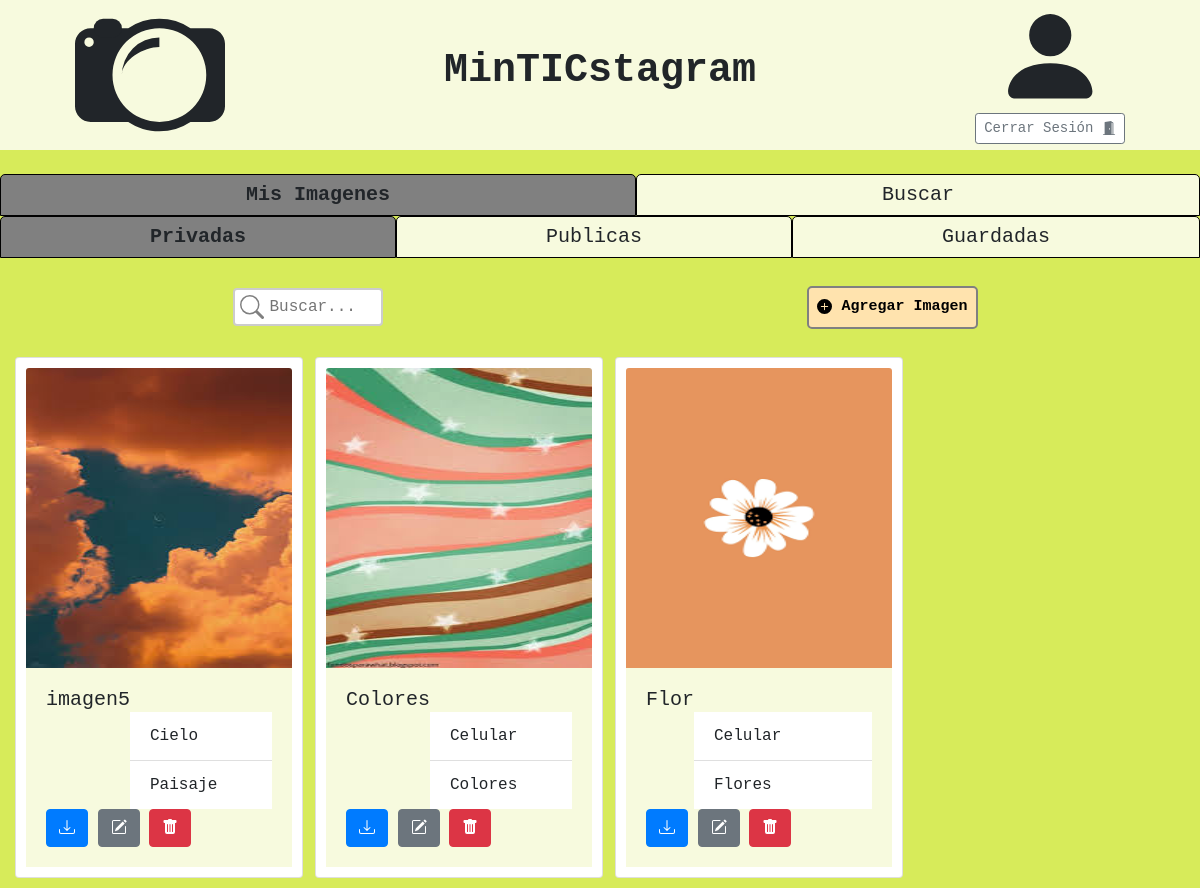
Page /principal/ (signed in) on the earlier database version.
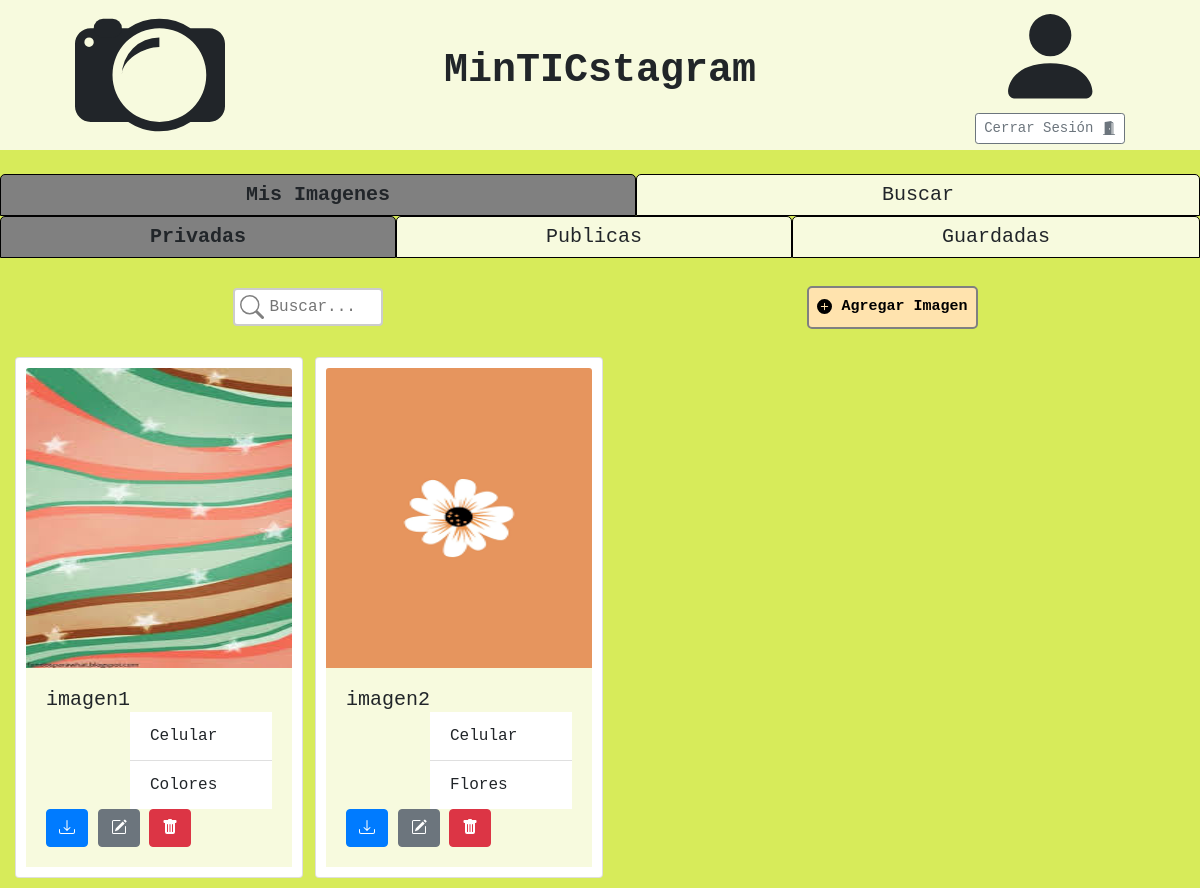
Same page on the later database version.
### tables this page shows
CREATE TABLE Imagenes (
    id INTEGER PRIMARY KEY AUTOINCREMENT,
    id_usuario REFERENCES Usuarios(id),
    nombre_imagen TEXT,
    ruta TEXT,
    privada BOOLEAN
);

CREATE TABLE Etiquetas (
    id INTEGER PRIMARY KEY AUTOINCREMENT,
    nombre_etiqueta TEXT UNIQUE
);

### controlador.py (the view)
@app.route("/principal/")
@login_required
def principal():
    img_privadas = get_imagenes(1, 1)
    img_publicas = get_imagenes(1, 0)
    img_guardadas = get_guardadas(1)
    username = request.cookies.get('usuario')
    return render_template("principal.html",  galeria1=img_privadas, galeria2=img_publicas, galeria3=img_guardadas)

### controlador.py (called while the page is built)
def login_required(view):
    @wraps(view)
    def wrapped_view(*arg, **kwargs):
        if g.user is None:
            return redirect(url_for( 'ingreso' ))
        return view(*arg, **kwargs)
    return wrapped_view

@app.before_request
def load_logged_in_user():
    user_id = session.get('user_id')
    if user_id is None:
        g.user = None
    else:
        g.user = get_usuario_byID(user_id)

### db.py (called while the page is built)
def conectar():
    try:
        if 'db' not in g:
            g.db = sqlite3.connect('MinTICstagram.db')
        return g.db
    except Error as e:
        print(e)

def desconectar():
    try:
        db = g.pop('db', None)
        if db is not None:
            db.close()
    except Error as e:
        print(e)

def get_usuario_byID(id_):
    query = """SELECT id, nombre_usuario, correo, contraseña
               FROM Usuarios
               WHERE id=?;"""
    values = (id_,)
    keys = ['id', 'nombre', 'correo', 'contraseña']
    try:
        con = conectar()
        cursor = con.cursor()
        cursor.execute(query, values)
        res = cursor.fetchone()
        desconectar()
        return None if res is None else {k:v for k,v in zip(keys, res)}
    except Error as e:
        print(e)

def get_imagenes(usrId, privada):
    query = """SELECT id, nombre_imagen, ruta
               FROM Imagenes
               WHERE id_usuario=? AND privada=?;"""
    values = (usrId, 1 if privada else 0)
    try:
        con = conectar()
        cursor = con.cursor()
        cursor.execute(query, values)
        imagenes = cursor.fetchall()
        desconectar()
        keys = ['id', 'nombre', 'ruta']
        imagenes = [{k:v for k,v in zip(keys,img)} for img in imagenes]
        for img in imagenes:
            img['etiquetas'] = get_etiquetas(img['id'])
        return imagenes
    except Error as e:
        print(e)

def get_guardadas(usrId):
    query = """SELECT I.id, I.nombre_imagen, I.ruta
               FROM Imagenes AS I
               INNER JOIN MeGusta AS MG ON MG.id_imagen = I.id
               WHERE MG.id_usuario=?;"""
    values = (usrId,)
    try:
        con = conectar()
        cursor = con.cursor()
        cursor.execute(query, values)
        imagenes = cursor.fetchall()
        desconectar()
        keys = ['id', 'nombre', 'ruta']
        imagenes = [{k:v for k,v in zip(keys,img)} for img in imagenes]
        for img in imagenes:
            img['etiquetas'] = get_etiquetas(img['id'])
        return imagenes
    except Error as e:
        print(e)

### templates/principal.html (shortened to what this page needs)
<!DOCTYPE html>
<html lang="es">
<head>
    <link rel="stylesheet" href="https://cdn.jsdelivr.net/npm/bootstrap@4.5.3/dist/css/bootstrap.min.css"
>
    <link rel="stylesheet" href="{{ url_for('static', filename='estilos/principales.css') }}">
</head>
<body>
    <header>
        <div id="wrapper">
            <div id="column1">
            </div>
            <div id="column2">
                <h1 style="font-weight: bold;">MinTICstagram</h1>
            </div>
            <div id="column3">
                <div class="logo">
                    <svg height="100%" viewBox="0 0 16 16" class="bi bi-person-fill" fill="currentColor"
                        xmlns="http://www.w3.org/2000/svg">
                        <path fill-rule="evenodd"
                            d="M3 14s-1 0-1-1 1-4 6-4 6 3 6 4-1 1-1 1H3zm5-6a3 3 0 1 0 0-6 3 3 0 0 0 0 6z" />
                    </svg>
                </div>
                <div>
                    <button type="button" class="btn btn-outline-secondary btn-sm" data-toggle="modal"
                        data-target="#modalCerrarSesion">
                        Cerrar Sesión
                    </button>
                </div>
            </div>
        </div>
    </header>
    <br>
    <div class="grid-container two-cols">
        <div class="grid-item tab" id="myImgs-tab" onclick="openTab('myImgs');">
            Mis Imagenes
        </div>
        <div class="grid-item tab" id="buscar-tab" onclick="openTab('buscar');">
            Buscar
        </div>
    </div>
    <div class="tab-content" id="myImgs-content" style="display: none;">
        <div class="grid-container three-cols">
            <div class="grid-item tab-img" id="privadas-tab" onclick="obtenerSubTab('privadas');">
                Privadas
            </div>
            <div class="grid-item tab-img" id="publicas-tab" onclick="obtenerSubTab('publicas');">
                Publicas
            </div>
            <div class="grid-item tab-img" id="guardadas-tab" onclick="obtenerSubTab('guardadas');">
                Guardadas
            </div>
        </div>
        <br>
        <div class="tab-content" id="privadas-content" style="display: none;">
            <div class="container-fluid">
                <div class="container-fluid">
                    <div class="row">
                        <div class="col align-self-center center">
                            <form style="text-align: center;" action="{{ url_for('buscarPrivadas') }}" method="POST" enctype="multipart/form-data">
                                <input type="text" class="searchbar" name="search" placeholder="Buscar...">
                            </form>
                        </div>
                        <div class="col align-self-center center">
                            <button type="button" class="boton" data-toggle="modal" data-target="#nuevaImgModal">
                                <svg width="1em" height="1em" viewBox="0 0 16 16" class="bi bi-plus-circle-fill"
                                    fill="currentColor" xmlns="http://www.w3.org/2000/svg">
                                    <path fill-rule="evenodd"
                                        d="M16 8A8 8 0 1 1 0 8a8 8 0 0 1 16 0zM8.5 4.5a.5.5 0 0 0-1 0v3h-3a.5.5 0 0 0 0 1h3v3a.5.5 0 0 0 1 0v-3h3a.5.5 0 0 0 0-1h-3v-3z" />
                                </svg>
                                Agregar Imagen
                            </button>
                        </div>
                    </div>
                </div>
                <br>
                <div class="row">
                    {% for t in galeria1 %}
                    <div class="col-md-3">
                        <div class="card mx-auto" style="width: 18rem; padding: 10px; margin-bottom: 10px;">
                            <img src="{{ url_for('static', filename= t['ruta'] ) }}" class="card-img-top myImg"
                                width="300" height="300" onclick="showImgModal(event);">
                            <div class="card-body">
                                <h5 class="card-title" style="float: left;"> {{ t['nombre'] }} </h5><br>
                                <ul class="list-group list-group-flush">
                                    {% for q in t['etiquetas'] %}
                                        <li class="list-group-item">{{ q }}</li>
                                    {% endfor %}
                                </ul>
                                <a download="imagen.jpg" href="{{ url_for('static', filename= t['ruta'] ) }}">
                                    <button type="button" class="btn btn-primary">
                                    </button>
                                </a>
                                {% set id = t['id'] %}
                                {% set ruta = t['ruta'] %}
                                <button type="button" class="btn btn-secondary" data-toggle="modal"
                                    data-target="#actualizarImgModal"
                                    onclick="displayImgOnUpdateModal(event, '{{ id }}', '{{ ruta }}'); setRadioBtn('Privada');">
                                </button>
                                <a href="{{ url_for('delete', id= t['id'] ) }}">
                                    <button type="button" class="btn btn-danger">
                                    </button>
                                </a>
                            </div>
                        </div>
                    </div>
                    {% endfor %}
                </div>
            </div>
        </div>
    </div>
</body>
</html>

### static/estilos/principales.css (style rules this page uses)
* { font-family: "Courier New", Courier, monospace; margin: 0; box-sizing: border-box; }
.btn-group-sm>.btn, .btn-sm { background-color: white; }
body { background-color: #d7eb5a; font-family: "Courier New", Courier, monospace; margin: 0; }
header { width:100%; background-color: #f7fade; height: 150px; text-align: center; left: 0; top: 0; }
#wrapper { width:100%; height:150px; margin:auto; display: flex; }
#column1 { width:25%; height:150px; float:left; align-items: center; }
#column2 { width:50%; height:150px; float:left; line-height: 150px; text-align: center; display:flex; align-items: center; justify-content: center; }
#column3 { width:25%; height:150px; align-items: center; float:left; }
.logo { display: inline-block; height: 75%; vertical-align: middle; }
.boton { background-color: #ffe3ae; color: black; text-align: center; text-decoration: none; display: inline-block; font-family: 'Courier New', Courier, monospace; font-weight:bold; font-size:15px; padding: 8px; margin: 4px 2px; transition-duration: 0.4s; cursor: pointer; border-radius: 5px; border: 2px solid gray; }
.searchbar { width: 150px; box-sizing: border-box; border: 2px solid #ccc; border-radius: 4px; font-size: 16px; background-color: white; background-image: url('../img/searchicon.svg'); background-position: 5px 5px; background-repeat: no-repeat; padding: 5px 20px 5px 35px; transition: width 0.4s ease-in-out; }
.center { text-align: center; }
.grid-container { display: grid; grid-gap: 0px; padding: 0px; }
.two-cols { grid-template-columns: auto auto; }
.three-cols { grid-template-columns: auto auto auto; }
.grid-item { background-color: #f7fade; border: 1px solid black; border-radius: 5px 5px 0 0; text-align: center; padding: 5px; font-size: 20px; cursor: pointer; }
.active { background-color: grey; font-weight: bold; }
.myImg { cursor: pointer; transition: 0.3s; }
.card-body { background-color: #f7fade; }

Differences in the rows shown:
no longer on this page (row edited): Imagenes: ruta (picture), nombre "imagen5"
no longer on this page (row unchanged): Etiquetas: nombre_etiqueta "Cielo", shown under "imagen5"
no longer on this page (row unchanged): Etiquetas: nombre_etiqueta "Paisaje", shown under "imagen5"
changed Imagenes: nombre "Colores" → "imagen1"
changed Imagenes: nombre "Flor" → "imagen2"
